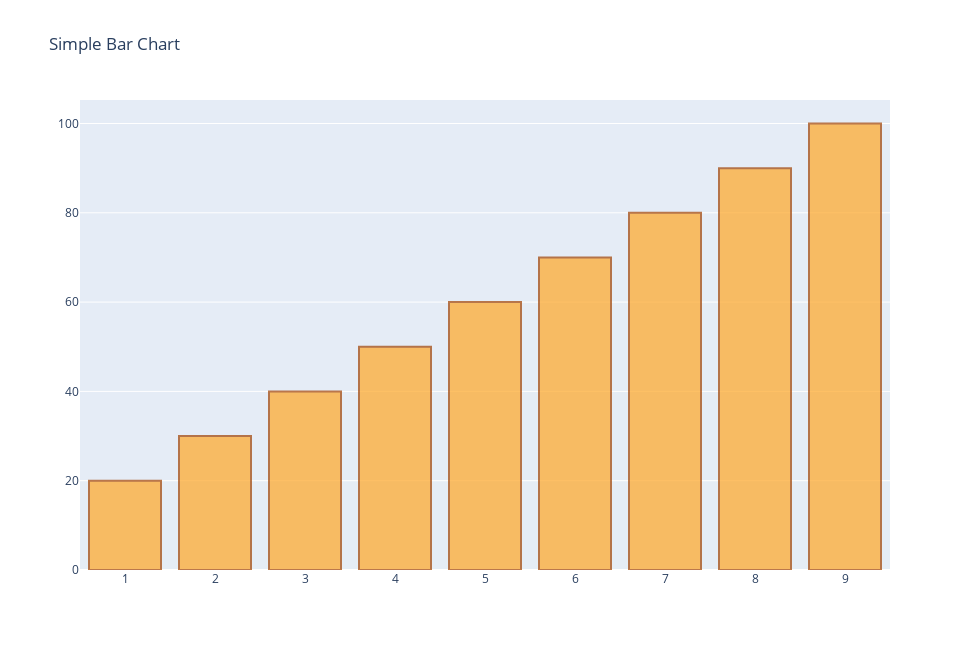

This figure's notebook cell:
### Code cell
x = np.arange(1,10)
y = np.arange(20,130,10)
data = go.Bar(
             x= x,
             y= y,
             marker_color= '#FFA726', # Changing color of Bars
             marker_line_color = '#A04000', # Changing color of border
             marker_line_width = 2, # Changing width of border
             opacity=0.7 # Changing opacity of Bars
             )

layout = go.Layout(
                  title = 'Simple Bar Chart',
                  width=970,
                  height=650
                  )


fig = go.Figure(data=data,layout=layout)
fig.show()

### Figure 1 — Plotly figure (JSON) as saved in the notebook; plotly's stock layout.template omitted (floating-point values rounded to 4 significant figures)
{"data": [{"marker": {"color": "#FFA726", "line": {"color": "#A04000", "width": 2}}, "opacity": 0.7, "type": "bar", "x": [1, 2, 3, 4, 5, 6, 7, 8, 9], "y": [20, 30, 40, 50, 60, 70, 80, 90, 100, 110, 120]}], "layout": {"height": 650, "title": {"text": "Simple Bar Chart"}, "width": 970}}
